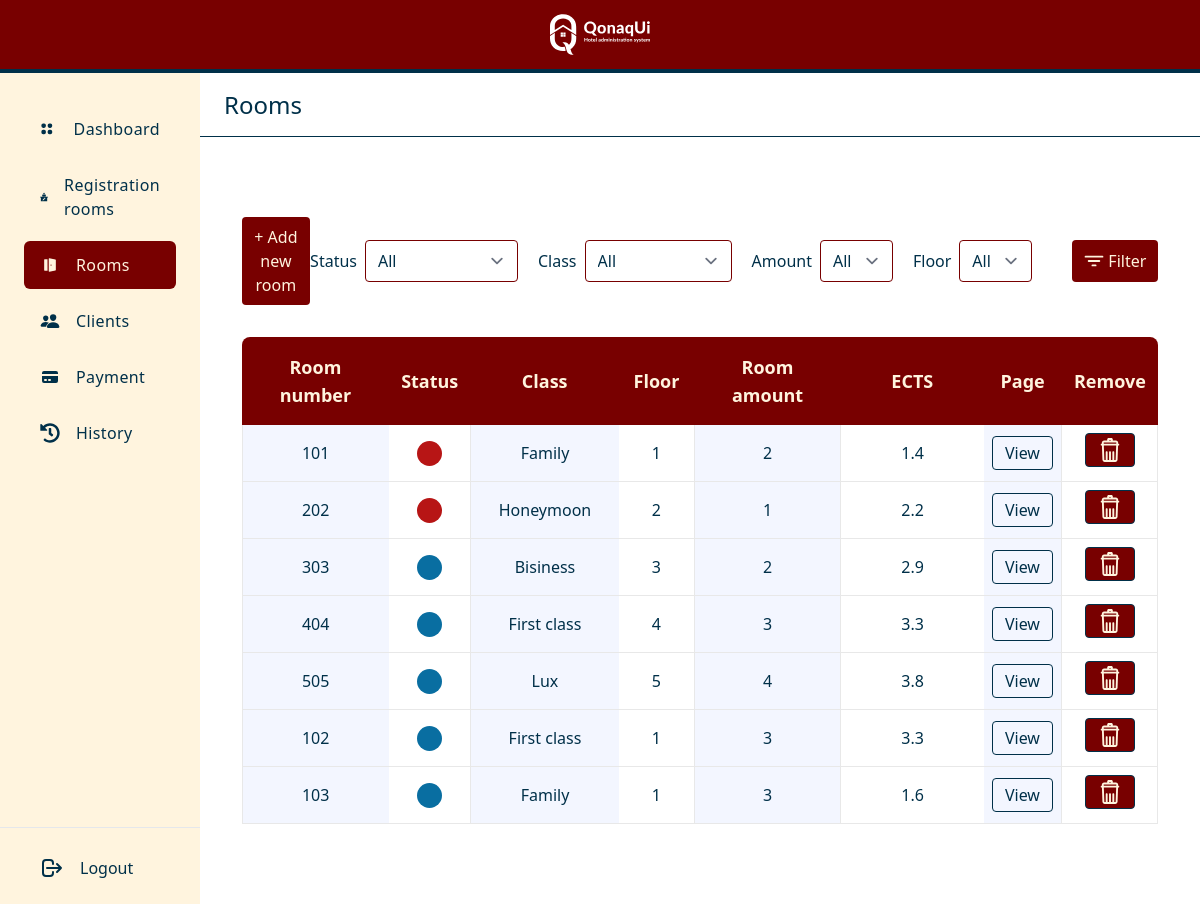
The app's page /rooms/ (signed in) with its own data.
### main/models.py (models this page shows, shortened)
class Room(models.Model):
    room_number = models.IntegerField()
    floor = models.IntegerField()
    status = models.CharField(max_length=1)
    room_class = models.ForeignKey(RoomClass, on_delete=models.SET_NULL, blank=True, null=True)
    room_amount = models.IntegerField()
    ects = models.DecimalField(max_digits=19, decimal_places=1)

class RoomClass(models.Model):
    class_name = models.CharField(max_length=50)
    cost = models.DecimalField(max_digits=19, decimal_places=2)
    def __str__(self):
        return self.class_name

### main/views.py (the view, shortened to what this page needs)
# urls.py: path('rooms/', rooms, name='rooms'),
def rooms(request):
    rooms_list = Room.objects.all()
    if request.user.is_authenticated:
        context = {
            'rooms': rooms_list,
        }
        return render(request, 'main/rooms.html', context=context)
    else:
        return HttpResponseRedirect('/')

### main/context_processors.py (called while the page is built)
def message_processor(request):
    url_name = resolve(request.path_info).url_name
    if url_name == 'dashboard':
        num = 1
    elif url_name == 'registration':
        num = 2
    elif url_name == 'registration_room':
        num = 2
    elif url_name == 'rooms':
        num = 3
    elif url_name == 'room_page':
        num = 3
    elif url_name == 'clients':
        num = 4
    elif url_name == 'payment':
        num = 5
    elif url_name == 'history':
        num = 6
    else:
        num = 0
    return {
        'page_num' : num
    }

### main/templates/main/rooms.html (shortened to what this page needs)
{% extends 'main/base.html' %}
{% block body %}
   <div class="w-10/12">
         <div class="h-16 border-b border-kok-900 flex align-center">
            <div class="px-6 flex items-center justify-between space-x-4 2xl:container">
                <h5 hidden class="text-2xl text-kok-900 font-medium lg:block">Rooms</h5>
            </div>
        </div>
        <section class="bg-white py-20">
            <div class="w-11/12  mx-auto">
               <div class="flex justify-between items-center mb-8">
                  <button onclick="showMenu()" class="bg-kyzyl-900 text-bezh font-medium px-3 py-2 rounded hover:bg-kok-900">
                    + Add new room
                  </button>
                  <form   action="{% url 'rooms' %}" method="POST"
                          class="flex justify-end ">
                     <div class="flex items-center">
                        <p class="text-kok-900 font-medium text-base">Status</p>
                        <select id="status" name="status"
                                class="ml-2 rounded border block border-kyzyl-900 text-kok-900 focus:border-kok-900">
                           <option>All</option>
                        </select>
                     </div>
                     <div class="ml-5 flex items-center">
                        <p class="text-kok-900 font-medium text-base">Class</p>
                        <select id="class" name="class"
                             class="ml-2 rounded border block border-kyzyl-900 text-kok-900 focus:border-kok-900">
                                <option>All</option>
                        </select>
                     </div>
                     <div class="ml-5 flex items-center">
                        <p class="text-kok-900 font-medium text-base">Amount</p>
                        <select id="amount" name="amount"
                                class="ml-2 rounded border block border-kyzyl-900 text-kok-900 focus:border-kok-900">
                           <option>All</option>
                        </select>
                     </div>
                     <div class="ml-5 flex items-center">
                        <p class="text-kok-900 font-medium text-base">Floor</p>
                        <select id="floor" name="floor"
                                class="ml-2 rounded border block border-kyzyl-900 text-kok-900 focus:border-kok-900">
                           <option>All</option>
                        </select>
                     </div>
                     <div class="ml-10 flex">
                        <button class="bg-kyzyl-900 text-bezh font-medium px-3 py-2 rounded flex items-center hover:bg-kok-900">
                           <svg viewBox="0 0 512 512" width="20px" fill="currentColor" xmlns="http://www.w3.org/2000/svg"><path d="M472,168H40a24,24,0,0,1,0-48H472a24,24,0,0,1,0,48Z"/><path d="M392,280H120a24,24,0,0,1,0-48H392a24,24,0,0,1,0,48Z"/><path d="M296,392H216a24,24,0,0,1,0-48h80a24,24,0,0,1,0,48Z"/></svg>
                           <span class="ml-1">Filter</span>
                        </button>
                     </div>
                  </form>
               </div>
               <div class="max-w-full">
                   {% if rooms.first %}
                  <table class="table-auto w-full">
                     <thead>
                        <tr class="bg-kyzyl-900 text-center ">
                           <th class="w-2/12 rounded-tl-lg text-lg font-semibold text-bezh py-4 px-3 border-l border-transparent">
                              Room number
                           </th>
                           <th class="w-1/12  text-lg font-semibold text-bezh py-4 px-3 border-l border-transparent">
                              Status
                           </th>
                           <th class="w-2/12 text-lg font-semibold text-bezh py-4 px-3 border-l border-transparent">
                              Class
                           </th>
                           <th class="w-1/12  text-lg font-semibold text-bezh py-4 px-3 border-l border-transparent">
                              Floor
                           </th>
                           <th class="w-2/12  text-lg font-semibold text-bezh py-4 px-3 border-l border-transparent">
                              Room amount
                           </th>
                           <th class="w-2/12 text-lg font-semibold text-bezh py-4 px-3 border-l border-transparent">
                              ECTS
                           </th>
                           <th class="w-1/12 text-lg font-semibold text-bezh py-4 px-3 border-l border-transparent">
                              Page
                           </th>
                           <th class="w-1/12 rounded-tr-lg text-lg font-semibold text-bezh py-4 px-3 border-l border-transparent">
                              Remove
                           </th>
                     </thead>
                     <tbody>
                        {% for room in rooms %}
                        <tr>
                           <td class="text-center text-kok-900 font-medium text-base py-2 px-2 bg-[#F3F6FF] border-b border-l border-[#E8E8E8]">
                              {{ room.room_number }}
                           </td>
                           <td class="{% if room.status == 'A' %}
                                      text-kok-700
                                      {% else %}
                                      text-kyzyl-700
                                      {%endif%}
                                      text-center font-medium text-base py-2 px-2 bg-white border-b border-[#E8E8E8]">
                              <svg version="1.1" fill="currentColor" height="25px" class="mx-auto" xmlns="http://www.w3.org/2000/svg" xmlns:xlink="http://www.w3.org/1999/xlink" x="0px" y="0px" viewBox="0 0 455 455"  xml:space="preserve">
                                 <circle  cx="227.5" cy="227.5" r="227.5"/>
                              </svg>
                           </td>
                           <td class="text-center text-kok-900 font-medium text-base py-2 px-2 bg-[#F3F6FF] border-b border-l border-[#E8E8E8]">
                              {{ room.room_class }}
                           </td>
                           <td class="text-center text-kok-900 font-medium text-base py-2 px-2 bg-white border-b border-[#E8E8E8]">
                              {{ room.floor }}
                           </td>
                           <td class="text-center text-kok-900 font-medium text-base py-2 px-2 bg-[#F3F6FF] border-b border-l border-[#E8E8E8]">
                              {{ room.room_amount }}
                           </td>
                           <td class="text-center text-kok-900 font-medium text-base py-2 px-2 bg-white border-b border-l border-[#E8E8E8]">
                              {{ room.ects }}
                           </td>
                           <td class="text-center text-kok-900 font-medium text-base py-2 px-2 bg-[#F3F6FF] border-b border-r border-[#E8E8E8]">
                              <a href="{% url 'room_page' room.pk %}" class="border border-kok-900  py-1 px-3 text-kok-900 inline-block rounded hover:text-bezh hover:bg-kok-900">
                                 View
                              </a>
                           </td>
                           <td class="text-center text-kok-900 font-medium text-base py-2 px-2 bg-white border-b border-r border-[#E8E8E8]">
                              <a href="{% url 'remove_room' room.pk %}" class="border border-kok-900 bg-kyzyl-900 py-1 px-3 text-bezh inline-block rounded hover:text-bezh hover:bg-kok-900">
                              </a>
                           </td>
                        </tr>
                        {% endfor %}
                     </tbody>
                  </table>
                   {% else %}
                       <p class="w-full text-center text-2xl text-kyzyl-900 py-4" colspan="6">
                            Rooms not found
                       </p>
                      {% endif %}
               </div>
            </div>
         </section>
      </div>
{% endblock %}

### records on screen
Room: room_number "101", room_class "Family", floor "1", room_amount "2", ects "1.4"
Room: room_number "202", room_class "Honeymoon", floor "2", room_amount "1", ects "2.2"
Room: room_number "303", room_class "Bisiness", floor "3", room_amount "2", ects "2.9"
Room: room_number "404", room_class "First class", floor "4", room_amount "3", ects "3.3"
Room: room_number "505", room_class "Lux", floor "5", room_amount "4", ects "3.8"
Room: room_number "102", room_class "First class", floor "1", room_amount "3", ects "3.3"
Room: room_number "103", room_class "Family", floor "1", room_amount "3", ects "1.6"
